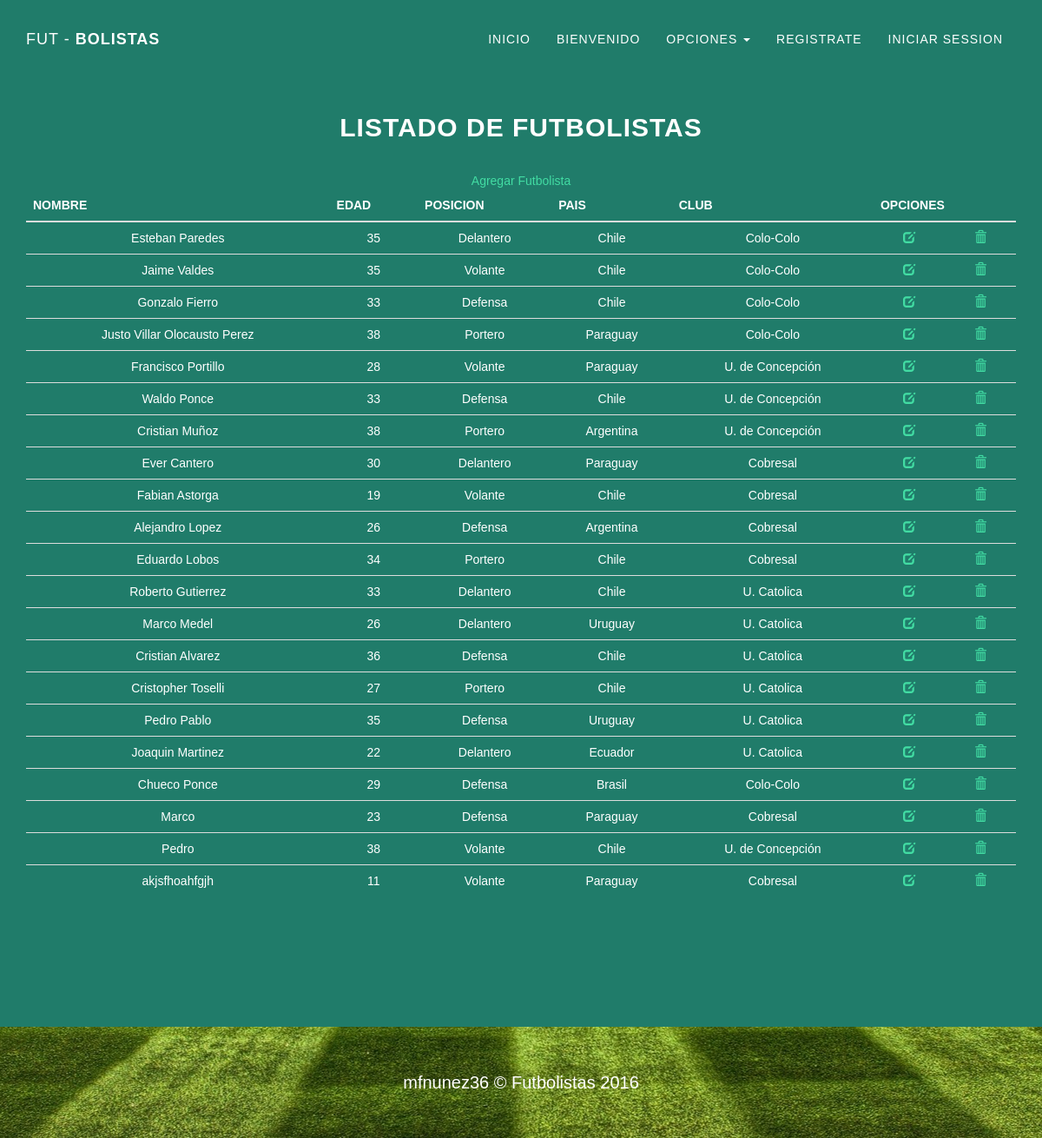
Page /Codei/index.php/futbolista on the committed database.
### tables this page shows
CREATE TABLE `futbolista` (
  `id` int(11) NOT NULL,
  `nombre` varchar(150) NOT NULL,
  `edad` int(11) NOT NULL,
  `id_posicion` int(11) NOT NULL,
  `id_pais` int(11) NOT NULL,
  `id_club` int(11) NOT NULL
);

CREATE TABLE `posicion` (
  `id` int(11) NOT NULL,
  `nombre` varchar(100) NOT NULL
);

CREATE TABLE `pais` (
  `id` int(11) NOT NULL,
  `nombre` varchar(100) NOT NULL
);

CREATE TABLE `club` (
  `id` int(11) NOT NULL,
  `nombre` varchar(100) NOT NULL,
  `estadio` varchar(100) NOT NULL
);

### Codei/application/controllers/futbolista.php (called while the page is built, shortened)
<?php
class Futbolista extends CI_Controller
{
	function __construct()
	{
		$this->load->helper('url');
		$this->load->model('futbolista_mod');
		$this->load->model('pais_mod');
		$this->load->model('club_mod');
		$this->load->model('posicion_mod');
    }
	function index()
	{
		$this->load->view("Shared/head", array("title" => "Futbolistas", "estilo" => array("grayscale.css")));
		$this->load->view("Shared/nav");
		$resultado['data'] = $this->futbolista_mod->ListarFutbolistas();
		$this->load->view('Futbolista/index', $resultado);
		$this->load->view("Shared/footer", array("scripts" => array("grayscale.js", "jquery.easing.min.js")));
	}
}
?>

### Codei/index.php (called while the page is built, shortened)
<?php
require_once BASEPATH.'core/CodeIgniter.php';

### Codei/application/models/futbolista_mod.php (called while the page is built, shortened)
<?php
class Futbolista_mod extends CI_Model
{
    function ListarFutbolistas()
    {
        try
    	{
            $query = $this->db->select('f.id, f.nombre as nombre, f.edad as edad, p.nombre as posicion, pa.nombre as pais, c.nombre as club, c.estadio as estadio')
    		->from('futbolista f')
            ->join('posicion p', 'f.id_posicion = p.id', 'inner')
            ->join('pais pa', 'f.id_pais = pa.id', 'inner')
            ->join('club c', 'f.id_club = c.id')->get();
	    	if ($query->num_rows() > 0)
	    	{
	    		return $query;
	    	}
	    	else
	    	{
	    		return null;
	    	}
    	}
    	catch (Exception $e)
    	{
    		return $e;
    	}
    }
}
?>

### Codei/application/views/Futbolista/index.php (the view)
<section class="container content-section text-center">
   <div>
        <h2>Listado de Futbolistas</h2>
        <a href="<?= site_url('Futbolista/Agregar') ?>">Agregar Futbolista</a>
        <table class="table">
            <thead>
                <th>NOMBRE</th>
                <th>EDAD</th>
                <th>POSICION</th>
                <th>PAIS</th>
                <th>CLUB</th>
                <th COLSPAN="2">OPCIONES</th>
            </thead>
            <tbody>
                <?php foreach ($data->result() as $row) { ?>
                    <tr>
                        <td><?= $row->nombre ?></td>
                        <td><?= $row->edad ?></td>
                        <td><?= $row->posicion ?></td>
                        <td><?= $row->pais ?></td>
                        <td><?= $row->club ?></td>
                        <td>
                            <a href="<?= site_url('Futbolista/Editar/').$row->id ?>"><span class="glyphicon glyphicon-edit"></span></a>
                        </td>
                        <td>
                            <a href="<?= site_url('Futbolista/Eliminar/').$row->id ?>"><span class="glyphicon glyphicon-trash"></span></a>
                        </td>
                    </tr>
                <?php } ?>
            </tbody>
        </table>
    </div>
</section>

### Codei/application/views/Shared/head.php (shortened to what this page needs)
<?php
$list_styles = array();
if(isset($estilo))
{
	$list_styles = $estilo;
}
?>
<!DOCTYPE html>
<html lang="es">
<head>
    <link href="<?= site_url('css/bootstrap.min.css')?>" rel="stylesheet">
    <?php foreach ($list_styles as $style) { ?>
    <link href="<?= site_url("css/".$style);?>" rel="stylesheet">
    <?php } ?>
</head>
<body id="inicio" data-spy="scroll" data-target=".navbar-fixed-top">

### Codei/application/views/Shared/nav.php (shortened to what this page needs)
<nav class="navbar navbar-custom navbar-fixed-top" role="navigation">
        <div class="container">
            <div class="navbar-header">
                <a class="navbar-brand page-scroll" href="<?=site_url('Home')?>">
                    <span class="light">FUT - </span> Bolistas
                </a>
            </div>
            <div class="collapse navbar-collapse navbar-right navbar-main-collapse">
                <ul class="nav navbar-nav">
                    <li>
                        <a class="page-scroll" href="<?= site_url('Home')?>">Inicio</a>
                    </li>
                    <li>
                        <a class="page-scroll" href="#bienvenido">Bienvenido</a>
                    </li>
                    <li class="dropdown">
                        <a class="dropdown-toggle" data-toggle="dropdown" href="">Opciones <strong class='caret'></strong></a>
                    </li>
                    <li>
                        <a href="<?=site_url('Login/Registrate')?>">Registrate</a>
                    </li>
                    <li>
                        <a href="<?=site_url('Login')?>">Iniciar Session</a>
                    </li>
                </ul>
            </div>
        </div>
    </nav>

### Codei/application/views/Shared/footer.php (shortened to what this page needs)
<footer>
    <div class="container text-center">
        <p>mfnunez36 &copy; Futbolistas 2016</p>
    </div>
</footer>
</body>
</html>

### Codei/css/grayscale.css (style rules this page uses)
body { width: 100%; height: 100%; font-family: Helvetica, Arial, sans-serif; color: white; background-color: #207C6A; }
html { width: 100%; height: 100%; }
h1, h2, h3, h4, h5, h6 { margin: 0 0 35px; text-transform: uppercase; font-family: Helvetica, Arial, sans-serif; font-weight: 700; letter-spacing: 1px; }
p { margin: 0 0 25px; font-size: 18px; line-height: 1.2; }
@media (min-width: 768px) { p { margin: 0 0 35px; font-size: 20px; line-height: 1.4; } }
a { color: #42DCA3; -webkit-transition: all 0.2s ease-in-out; -moz-transition: all 0.2s ease-in-out; transition: all 0.2s ease-in-out; }
.light { font-weight: 400; }
.navbar-custom { position: fixed; z-index: 100; }
.navbar-custom { margin-bottom: 0; border-bottom: 1px solid rgba(255, 255, 255, 0.3); text-transform: uppercase; font-family: Helvetica, Arial, sans-serif; background-color: black; }
.navbar-custom .navbar-brand { font-weight: 700; }
.navbar-custom a { color: white; }
.navbar-custom .nav li a { -webkit-transition: background 0.3s ease-in-out; -moz-transition: background 0.3s ease-in-out; transition: background 0.3s ease-in-out; }
@media (min-width: 768px) { .navbar-custom { padding: 20px 0; border-bottom: none; letter-spacing: 1px; background: none; -webkit-transition: background 0.5s ease-in-out, padding 0.5s ease-in-out; -moz-transition: background 0.5s ease-in-out, padding 0.5s ease-in-out; transition: background 0.5s ease-in-out, padding 0.5s ease-in-out; } }
.content-section { min-height: 80%; padding-top: 130px; padding-bottom: 130px; }
footer { position: relative; width: 100%; clear: both; bottom: 0; padding: 50px 0; background: url(../img/footer.jpg) no-repeat bottom center scroll; }
footer p { margin: 0; }

### rows in the picture
futbolista: nombre "Esteban Paredes", edad "35", id_posicion.nombre "Delantero", id_pais.nombre "Chile", id_club.nombre "Colo-Colo"
futbolista: nombre "Jaime Valdes", edad "35", id_posicion.nombre "Volante", id_pais.nombre "Chile", id_club.nombre "Colo-Colo"
futbolista: nombre "Gonzalo Fierro", edad "33", id_posicion.nombre "Defensa", id_pais.nombre "Chile", id_club.nombre "Colo-Colo"
futbolista: nombre "Justo Villar Olocausto Perez", edad "38", id_posicion.nombre "Portero", id_pais.nombre "Paraguay", id_club.nombre "Colo-Colo"
futbolista: nombre "Francisco Portillo", edad "28", id_posicion.nombre "Volante", id_pais.nombre "Paraguay", id_club.nombre "U. de Concepción"
futbolista: nombre "Waldo Ponce", edad "33", id_posicion.nombre "Defensa", id_pais.nombre "Chile", id_club.nombre "U. de Concepción"
futbolista: nombre "Cristian Muñoz", edad "38", id_posicion.nombre "Portero", id_pais.nombre "Argentina", id_club.nombre "U. de Concepción"
futbolista: nombre "Ever Cantero", edad "30", id_posicion.nombre "Delantero", id_pais.nombre "Paraguay", id_club.nombre "Cobresal"
futbolista: nombre "Fabian Astorga", edad "19", id_posicion.nombre "Volante", id_pais.nombre "Chile", id_club.nombre "Cobresal"
futbolista: nombre "Alejandro Lopez", edad "26", id_posicion.nombre "Defensa", id_pais.nombre "Argentina", id_club.nombre "Cobresal"
futbolista: nombre "Eduardo Lobos", edad "34", id_posicion.nombre "Portero", id_pais.nombre "Chile", id_club.nombre "Cobresal"
futbolista: nombre "Roberto Gutierrez", edad "33", id_posicion.nombre "Delantero", id_pais.nombre "Chile", id_club.nombre "U. Catolica"
futbolista: nombre "Marco Medel", edad "26", id_posicion.nombre "Delantero", id_pais.nombre "Uruguay", id_club.nombre "U. Catolica"
futbolista: nombre "Cristian Alvarez", edad "36", id_posicion.nombre "Defensa", id_pais.nombre "Chile", id_club.nombre "U. Catolica"
futbolista: nombre "Cristopher Toselli", edad "27", id_posicion.nombre "Portero", id_pais.nombre "Chile", id_club.nombre "U. Catolica"
futbolista: nombre "Pedro Pablo", edad "35", id_posicion.nombre "Defensa", id_pais.nombre "Uruguay", id_club.nombre "U. Catolica"
futbolista: nombre "Joaquin Martinez", edad "22", id_posicion.nombre "Delantero", id_pais.nombre "Ecuador", id_club.nombre "U. Catolica"
futbolista: nombre "Chueco Ponce", edad "29", id_posicion.nombre "Defensa", id_pais.nombre "Brasil", id_club.nombre "Colo-Colo"
futbolista: nombre "Marco", edad "23", id_posicion.nombre "Defensa", id_pais.nombre "Paraguay", id_club.nombre "Cobresal"
futbolista: nombre "Pedro", edad "38", id_posicion.nombre "Volante", id_pais.nombre "Chile", id_club.nombre "U. de Concepción"
futbolista: nombre "akjsfhoahfgjh", edad "11", id_posicion.nombre "Volante", id_pais.nombre "Paraguay", id_club.nombre "Cobresal"
